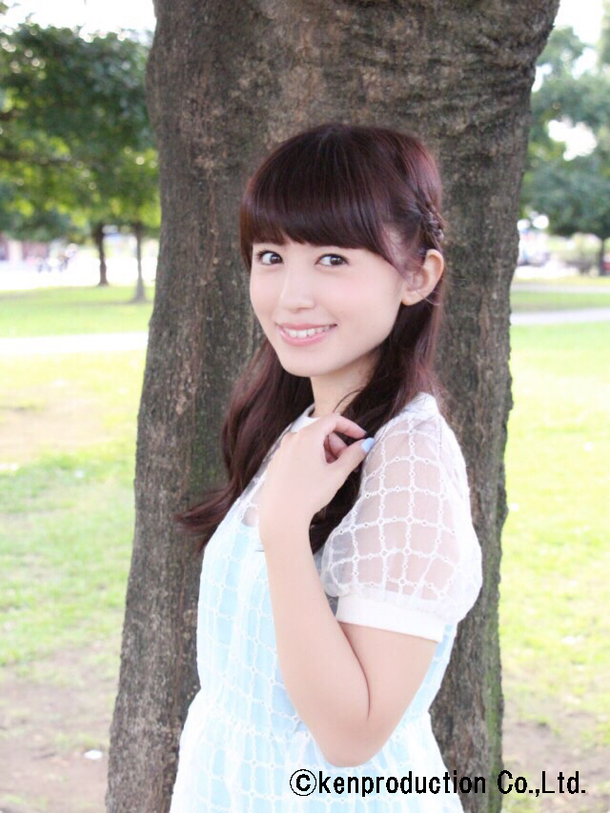
#> input picture doutaikenti/humantest.png, 610 x 813 px, given in place of the camera
$ python test.py   (older library calls are emulated)
#> lines starting #> are read from the running program, lines starting #| are printed output that depends on the picture
import cv2

cap = cv2.VideoCapture(0)

before = None
while True:
    #  OpenCVでWebカメラの画像を取り込む
    ret, frame = cap.read()
#> frame is the input picture: shape (813, 610, 3); mean B, G, R 150.3, 162.8, 166.8

    # スクリーンショットを撮りたい関係で1/4サイズに縮小
    frame = cv2.resize(frame, (int(frame.shape[1]/4), int(frame.shape[0]/4)))
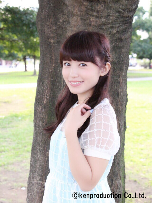
#> frame: shape (203, 152, 3); mean B, G, R 150.2, 162.7, 166.7
    # 加工なし画像を表示する
    cv2.imshow('Raw Frame', frame)

    # 取り込んだフレームに対して差分をとって動いているところが明るい画像を作る
    gray = cv2.cvtColor(frame, cv2.COLOR_BGR2GRAY)
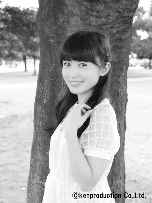
#> gray: shape (203, 152); min 0, max 255, mean 162.4
    if before is None:
        before = gray.copy().astype('float')
        continue
    # 現フレームと前フレームの加重平均を使うと良いらしい
    cv2.accumulateWeighted(gray, before, 0.5)
    mdframe = cv2.absdiff(gray, cv2.convertScaleAbs(before))
    # 動いているところが明るい画像を表示する
    cv2.imshow('MotionDetected Frame', mdframe)

    # 動いているエリアの面積を計算してちょうどいい検出結果を抽出する
    thresh = cv2.threshold(mdframe, 3, 255, cv2.THRESH_BINARY)[1]
    # 輪郭データに変換しくれるfindContours
    image, contours, hierarchy = cv2.findContours(thresh.copy(), cv2.RETR_EXTERNAL, cv2.CHAIN_APPROX_SIMPLE)
    max_area = 0
    target = contours[0]
    for cnt in contours:
         #輪郭の面積を求めてくれるcontourArea
        area = cv2.contourArea(cnt)
        if max_area < area and area < 10000 and area > 1000:
            max_area = area;
            target = cnt

    # 動いているエリアのうちそこそこの大きさのものがあればそれを矩形で表示する
    if max_area <= 1000:
        areaframe = frame
        cv2.putText(areaframe, 'not detected', (0,50), cv2.FONT_HERSHEY_PLAIN, 3, (0, 255,0), 3, cv2.LINE_AA)
    else:
        # 諸般の事情で矩形検出とした。
        x,y,w,h = cv2.boundingRect(target)
        cv2.imwrite("motion.png",frame[y:y+h, x:x+w])
        areaframe = cv2.rectangle(frame,(x,y),(x+w,y+h),(0,255,0),2)

    cv2.imshow('MotionDetected Area Frame', areaframe)
    # キー入力を1ms待って、k が27（ESC）だったらBreakする
    k = cv2.waitKey(1)
    if k == 27:
        break

# キャプチャをリリースして、ウィンドウをすべて閉じる
cap.release()
cv2.destroyAllWindows()
